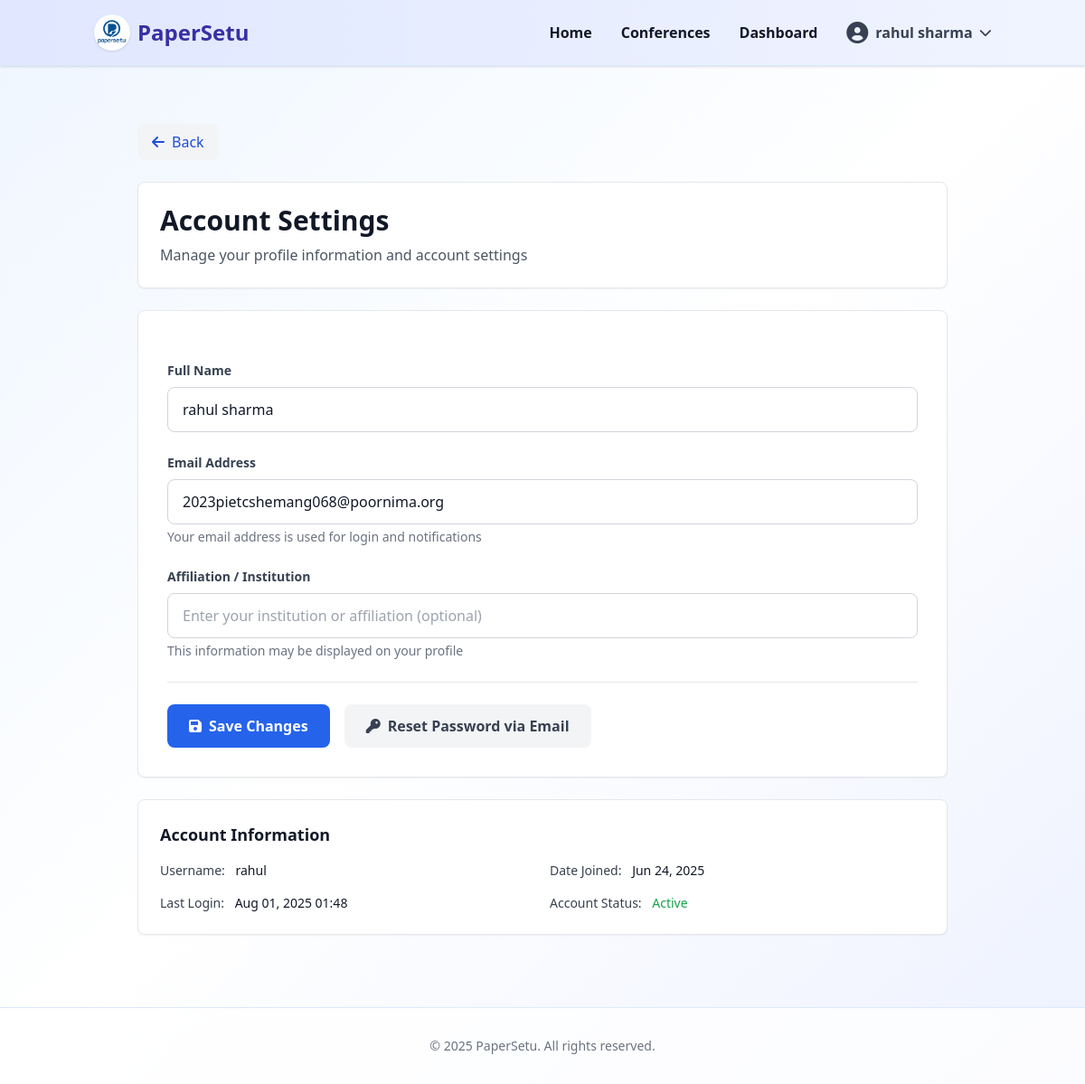
The app's page /dashboard/settings/ (signed in), older data.
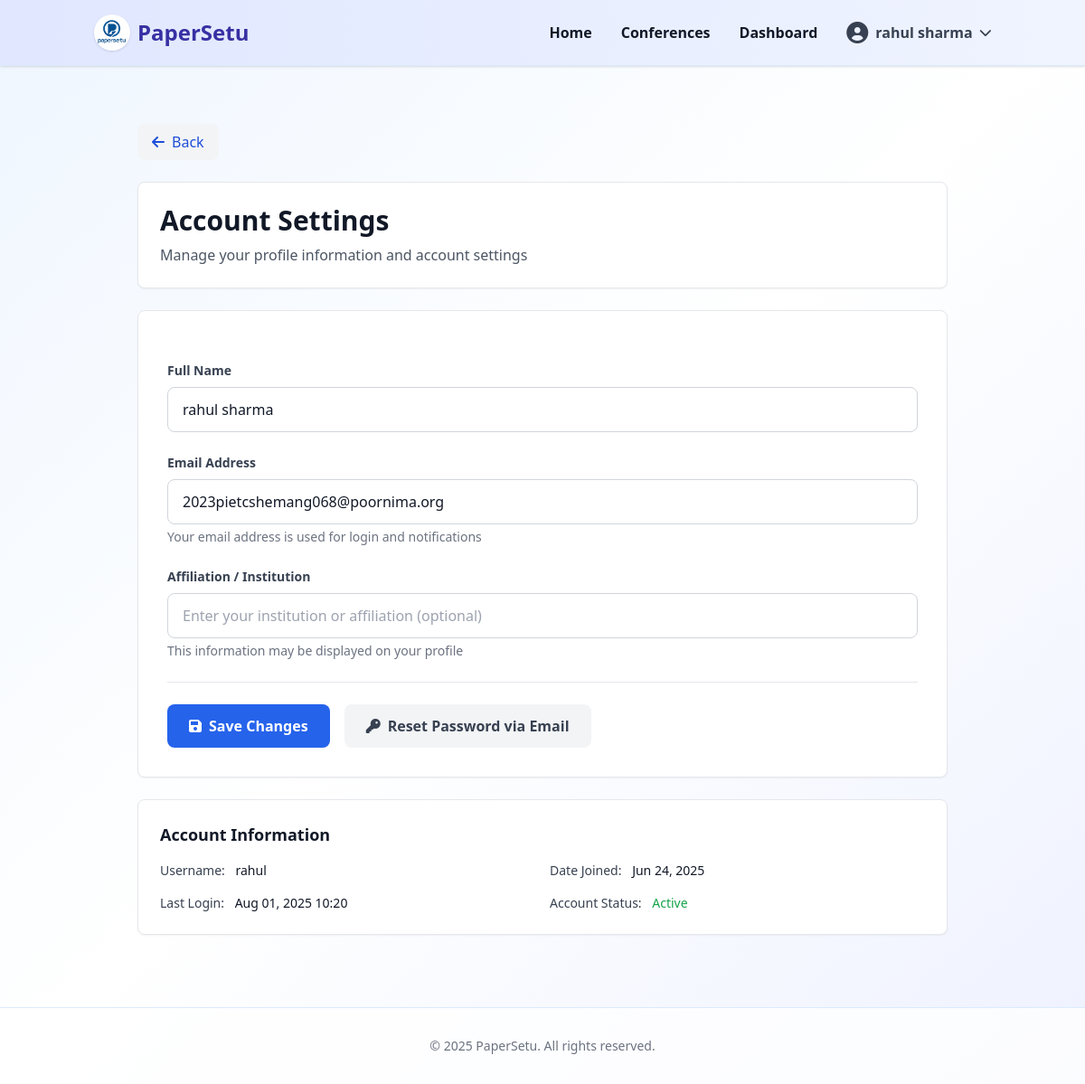
The same page, newer data.
### accounts/models.py (models this page shows, shortened)
class User(AbstractUser):
    email = models.EmailField(unique=True)
    is_verified = models.BooleanField(default=False)
    otp = models.CharField(max_length=6, blank=True, null=True)
    otp_created_at = models.DateTimeField(blank=True, null=True)

### dashboard/views.py (the view, shortened to what this page needs)
# urls.py: path('settings/', views.user_settings, name='settings'),
@login_required
def user_settings(request):
    storage = messages.get_messages(request)
    storage.used = True  # Mark all messages as used to clear them
    return render(request, 'dashboard/settings.html', {'user': request.user})

### templates/dashboard/settings.html (shortened to what the changed rows need)
{% extends 'dashboard/dashboard.html' %}
{% load static %}
{% block content %}
<div class="max-w-4xl mx-auto">
    <div class="bg-white rounded-lg shadow-sm border border-gray-200 p-6 mb-6">
        <h1 class="text-3xl font-bold text-gray-900 mb-2">Account Settings</h1>
    </div>
    <div class="bg-white rounded-lg shadow-sm border border-gray-200 p-8">
        <form method="post" class="space-y-6">
            <div>
                <label class="block text-sm font-semibold text-gray-700 mb-2">Full Name</label>
                <input type="text"
                       name="full_name"
                       value="{{ user.get_full_name }}"
                       class="w-full px-4 py-3 border border-gray-300 rounded-lg focus:ring-2 focus:ring-blue-500 focus:border-transparent transition-colors"
                       placeholder="Enter your full name">
            </div>
            <div>
                <label class="block text-sm font-semibold text-gray-700 mb-2">Email Address</label>
                <input type="email"
                       name="email"
                       value="{{ user.email }}"
                       class="w-full px-4 py-3 border border-gray-300 rounded-lg focus:ring-2 focus:ring-blue-500 focus:border-transparent transition-colors"
                       placeholder="Enter your email address">
                <p class="mt-1 text-sm text-gray-500">Your email address is used for login and notifications</p>
            </div>
        </form>
    </div>
    <div class="bg-white rounded-lg shadow-sm border border-gray-200 p-6 mt-6">
        <div class="grid grid-cols-1 md:grid-cols-2 gap-4 text-sm">
            <div>
                <span class="font-medium text-gray-700">Username:</span>
                <span class="text-gray-900 ml-2">{{ user.username }}</span>
            </div>
            <div>
                <span class="font-medium text-gray-700">Date Joined:</span>
                <span class="text-gray-900 ml-2">{{ user.date_joined|date:"M d, Y" }}</span>
            </div>
            <div>
                <span class="font-medium text-gray-700">Last Login:</span>
                <span class="text-gray-900 ml-2">{{ user.last_login|date:"M d, Y H:i"|default:"Never" }}</span>
            </div>
        </div>
    </div>
</div>
{% endblock %}

### templates/dashboard/dashboard.html (shortened to what this page needs)
{% load static %}
{% load conference_extras %}
<!DOCTYPE html>
<html lang="en">
<head>
    <script src="https://cdn.tailwindcss.com"></script>
    <link href="https://cdnjs.cloudflare.com/ajax/libs/font-awesome/6.0.0/css/all.min.css" rel="stylesheet">
</head>
<body class="bg-gradient-to-br from-blue-50 via-white to-indigo-50 min-h-screen text-gray-900">
    <nav class="gradient-header shadow mb-8 border-b border-blue-100">
        <div class="container mx-auto px-4 py-4 flex justify-between items-center">
            <div class="flex items-center gap-2">
                <img src="{% static 'images/LOGO BG.png' %}" alt="PaperSetu Logo" class="w-10 h-10 rounded-full shadow bg-white">
                <span class="text-2xl font-bold text-indigo-800">PaperSetu</span>
            </div>
            <ul class="flex items-center gap-8 text-base font-semibold">
                <li><a href="/" class="hover:text-blue-600 transition">Home</a></li>
                <li><a href="/conference/" class="hover:text-blue-600 transition">Conferences</a></li>
                <li><a href="/dashboard/" class="hover:text-blue-600 transition">Dashboard</a></li>
                <li class="relative" x-data="{ open: false }">
                    <button @click="open = !open" class="flex items-center space-x-2 text-gray-700 hover:text-blue-600 transition-colors font-semibold">
                        <i class="fas fa-user-circle text-2xl"></i>
                        <span>{{ user.get_full_name|default:user.username }}</span>
                        <i class="fas fa-chevron-down text-sm"></i>
                    </button>
                </li>
            </ul>
        </div>
    </nav>
    <main class="container mx-auto px-4 py-8">
        {% block content %}{% endblock %}
    </main>
    <footer class="w-full bg-white/80 border-t border-blue-100 py-8 mt-12 text-center text-gray-500 text-sm">
        &copy; {% now "Y" %} PaperSetu. All rights reserved.
    </footer>
</body>
</html>

Row changes from the older to the newer data that the page shows:
changed User "rahul sharma": last_login "Aug 01, 2025 01:48" → "Aug 01, 2025 10:20"
